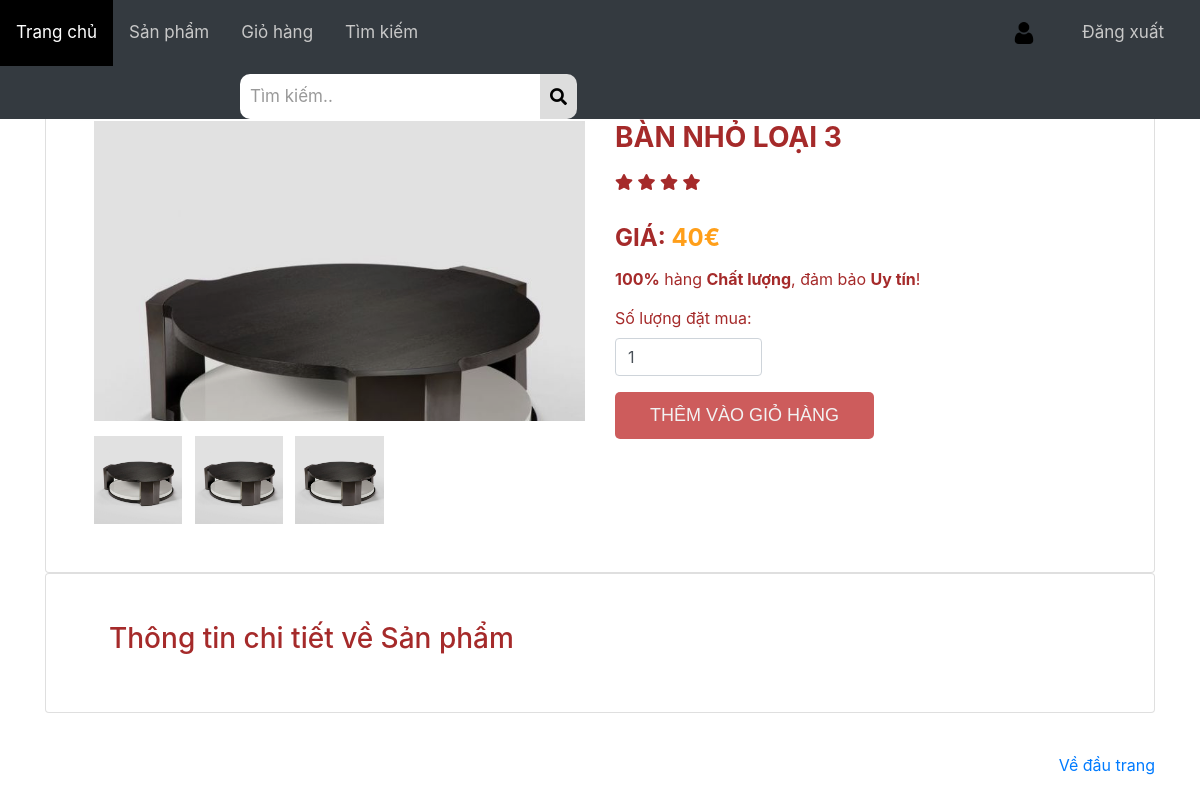
Page /web/chitiet_sanpham.php?id=1 on the earlier database version.
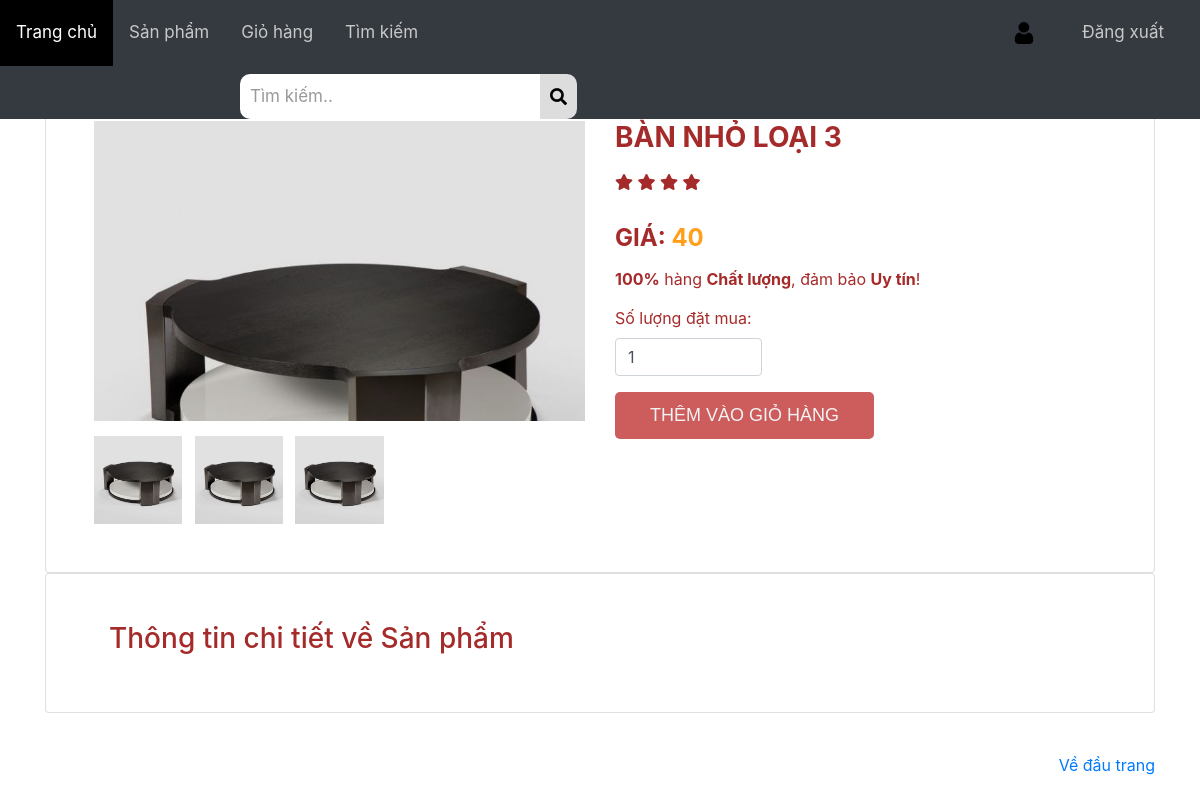
Same page on the later database version.
### tables this page shows
CREATE TABLE `sanpham` (
  `id_sp` int(11) NOT NULL,
  `id_danhmuc` int(11) NOT NULL,
  `tensp` varchar(255) NOT NULL,
  `gia` varchar(100) NOT NULL,
  `sp_active` int(11) NOT NULL,
  `image_sp` varchar(50) NOT NULL,
  `star` int(11) NOT NULL,
  `motangan` text NOT NULL,
  `motachitiet` text NOT NULL
);

### web/chitiet_sanpham.php (the view, shortened to what this page needs)
<?php
$id = $_GET['id'];
?>
<html>
<head>
    <link rel="stylesheet" href="style/style.css" media="screen" type="text/css" />
    <link rel="stylesheet" href="style/style_topnav.css" media="screen" type="text/css" />
    <link rel="stylesheet" href="style/style_ourteam.css" media="screen" type="text/css">
    <link rel="stylesheet" href="https://cdnjs.cloudflare.com/ajax/libs/font-awesome/5.15.4/css/all.min.css">
    <link rel="stylesheet" href="style/product-detail.css" media="screen" type="text/css">
    <link rel="stylesheet" href="style/bootstrap.min.css" media="screen" type="text/css">
</head>
<body>
    <?php
    include 'header_user.php';
    ?>
    <main role="main">
        <div class="container mt-4">
            <div class="card">
                <div class="container-fliud">
                        <?php
                        $ctsp = "SELECT * FROM sanpham WHERE id_sp ='$id'";
                        $sql_sanpham = mysqli_query($mysqli, $ctsp);
                        $row = mysqli_fetch_array($sql_sanpham);
                        ?>
                        <div class="wrapper row">
                            <div class="preview col-md-6">
                                <div class="preview-pic tab-content">
                                    <div class="tab-pane active" id="pic-3">
                                        <img src="images/<?php echo $row['image_sp'] ?>">
                                    </div>
                                </div>
                                <ul class="preview-thumbnail nav nav-tabs">
                                    <li class="active">
                                        <a data-target="#pic-1" data-toggle="tab" class="">
                                            <img src="images/<?php echo $row['image_sp'] ?>">
                                        </a>
                                    </li>
                                    <li class="">
                                        <a data-target="#pic-2" data-toggle="tab" class="">
                                            <img src="images/<?php echo $row['image_sp'] ?>">
                                        </a>
                                    </li>
                                    <li class="">
                                        <a data-target="#pic-3" data-toggle="tab" class="active">
                                            <img src="images/<?php echo $row['image_sp'] ?>">
                                        </a>
                                    </li>
                                </ul>
                            </div>
                            <div class="details col-md-6">
                                <h3 class="product-title"><?php echo $row['tensp'] ?></h3>
                                <div class="rating">
                                    <div class="stars">
                                        <?php
                                        $sao = $row['star'];
                                        $count = 0;
                                        while ($count++ < $sao) {
                                        ?>
                                            <i class="fa fa-star"></i>
                                        <?php
                                        } ?>
                                    </div>
                                </div>
                                <h4 class="price">Giá: <span><?php echo $row['gia'] ?></span></h4>
                                <p class="vote"><strong>100%</strong> hàng <strong>Chất lượng</strong>, đảm bảo <strong>Uy tín</strong>!</p>
                                <form id="add-to-cart-form" action="cart.php?username=<?php echo $username?>" method="post">
                                    <div class="form-group">
                                        <label for="soluong">Số lượng đặt mua:</label>
                                            <input type="number" min="1" max="1000" class="form-control" id="soluong" name="quantity" value="1">
                                    </div>
                                    <div class="main">
                                            <input class="add-to-cart btn btn-default" name="themvaogiohang"
                                                   id="btnThemVaoGioHang" type="submit" value="Thêm vào giỏ hàng">
                                </form>
                                </div>
                            </div>
                        </div>
                </div>
            </div>
            <div class="card">
                <div class="container-fluid">
                    <h3>Thông tin chi tiết về Sản phẩm</h3>
                </div>
            </div>
    </main>
    <br>
    <footer class="footer mt-auto py-3">
        <div class="container">
            <p class="float-right">
                <a href="#">Về đầu trang</a>
            </p>
        </div>
    </footer>
</body>
</html>

Differences in the rows shown:
changed sanpham "BÀN NHỎ LOẠI 3": gia "40€" → "40"
